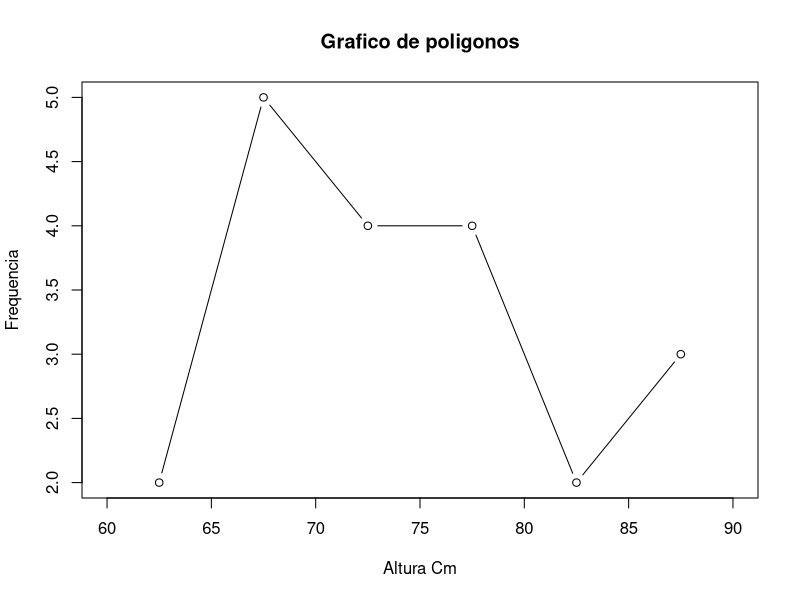

Here is the R script that generated this plot:
# Exercicio de Medidas de tendencia central

# Lista exercicio 1a - Exercicio 2
# Data a tabela que mostra o peso, separado em intervalos em kg,
# e a frequencia das medidas, encontre:
# a Media, a Mediana e a Moda


PES<-c("60-65","65-70","70-75","75-80","80-85","85-90")
FK<-c(2,5,4,4,2,3)

# Encontrar a media ponderada
# Criar um (data frame) com os dados Peso e frequencia




tabela<- data.frame(PES,FK)
View(tabela)


# Cria coluna com valores de peso medio, variavel discreta qualitativa


MD<-c(62.5,67.5,72.5,77.5,82.5,87.5)

# Inclui a coluna a tabela




tabela<- data.frame(PES,FK,MD)
View(tabela)

# Cria coluna com multiplicacao da frequencia e peso medio




tabela["XF"]<- tabela$MD * tabela$FK
tabela


# soma os elementos da coluna 4 e 2 (colSums)



SMA4<-(colSums(tabela[4]))
SMA2<-(colSums(tabela[2]))

# Media de frequencias



print("media ponderada das frequencias")
SMA4/SMA2

# Mediana do peso alunos Valor do meio (median) [n=9]



median(MD)
(MD[3]+MD[4])/2

# Moda regiao das maiores frequencias



print("Moda Valor que se repete mais vezes na tabela (5x)")
MD[2]


# Resumo
print("media da altura (cm) errado")
mean(MD)
print("media ponderada das alturas (cm)")
SMA4/SMA2
print("Mediana")
median(MD)
print("Moda")
MD[2]






# poligono - (type='b')
plot(tabela$MD,tabela$FK,type="b",main="Grafico de poligonos", 
     ylab= "Frequencia",xlab="Altura Cm", xlim=c(60,90))

